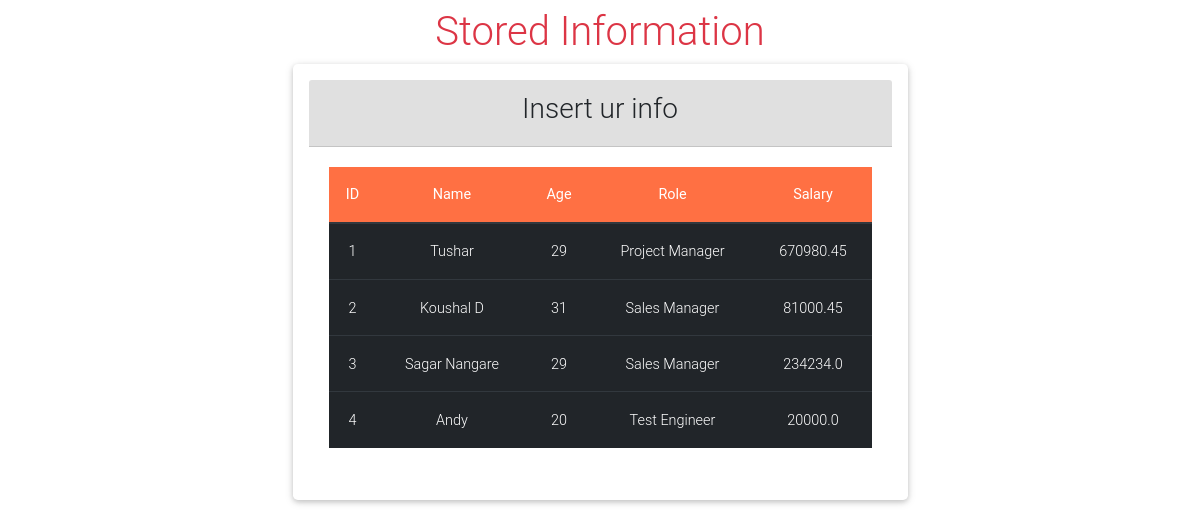
Screenshot of /polls/ with the database file from the repository.
### polls/models.py (models this page shows, shortened)
class Employee(models.Model):
	name   = models.CharField(max_length=30)
	age    = models.IntegerField()
	role   = models.CharField(max_length=30)
	salary = models.FloatField()

### polls/views.py (the view)
# urls.py: path('',views.employee, name='employee'),
def employee(request):
	emp=Employee.objects.all()
	context = {'emp': emp}
	return render(request, 'polls/employee.html', context)

### polls/templates/polls/employee.html (shortened to what this page needs)
<!--{% if emp %}
{% load static %}
{% else %}
<p>No employee data available</p>
{% endif %}
<!DOCTYPE html>
{% load static %}
<html>
<head>
    <link rel="stylesheet" type="text/css"  href=" {% static 'polls/css/bootstrap.css' %} " />
    <link rel="stylesheet" type="text/css"  href=" {% static 'polls/css/mdb.css' %} " />
    <link rel="stylesheet" type="text/css"  href=" {% static 'polls/css/fontawesome-all.css' %} " />
    <link rel="stylesheet" type="text/css"  href=" {% static 'polls/css/style.css' %} " />
</head>
<body>
<h1 class="text-center text-danger mt-2">Stored Information</h1>
<div class="row">
        <div class="card w-50 mx-auto p-3">
                <div class="card-header bg-light text-center">
                    <h3>Insert ur info</h3>
                </div>
                <div class="card-body">
                    <table class="table table-dark table-responsive-md text-center">
                        <thead class="badge-deep-orange">
                            <tr>
                                <th>ID</th>
							    <th>Name</th>
							    <th>Age</th>
							    <th>Role</th>
							    <th>Salary</th>
                            </tr>
                        </thead>
                        <tbody>
                            {% for i in emp %}
                                 <tr>
                                    <td>{{i.id}}</td>
								    <td>{{i.name}}</td>
								    <td>{{i.age}}</td>
								    <td>{{i.role}}</td>
								    <td>{{i.salary}}</td>
                                 </tr>
                            {% endfor %}
                        </tbody>
                    </table>
                </div>
            </div>
</div>
</body>
</html>

### rows the page displays
Employee: id "1", name "Tushar", age "29", role "Project Manager", salary "670980.45"
Employee: id "2", name "Koushal D", age "31", role "Sales Manager", salary "81000.45"
Employee: id "3", name "Sagar Nangare", age "29", role "Sales Manager", salary "234234.0"
Employee: id "4", name "Andy", age "20", role "Test Engineer", salary "20000.0"
